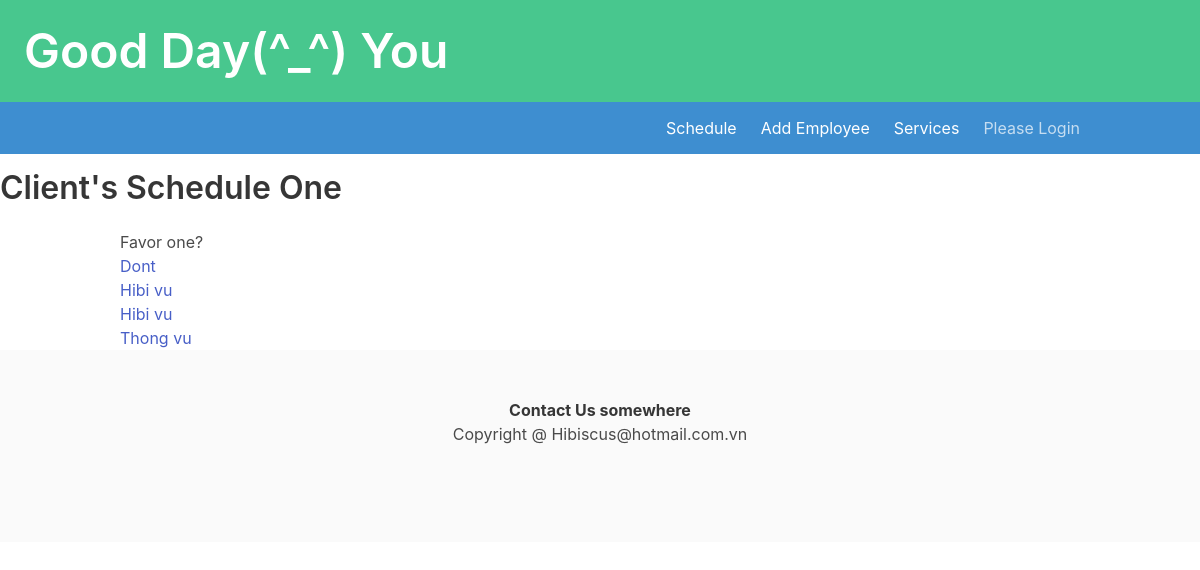
Page /dathen/first_step/ on the earlier database version.
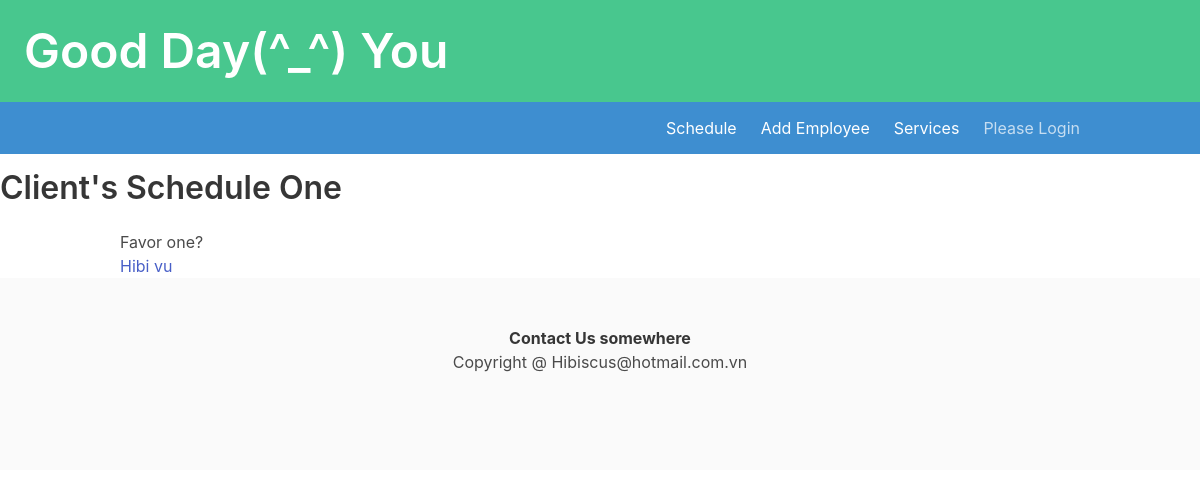
Same page on the later database version.
### ledger/models.py (models this page shows, shortened)
class Technician(models.Model):
    name = models.CharField(max_length=25)
    phone = PhoneNumberField()
    email = models.EmailField(max_length=40, null=True, blank=True)
    owner = models.ForeignKey(settings.AUTH_USER_MODEL, on_delete=models.DO_NOTHING)
    isWork = models.BooleanField(default=False)
    start_work_at = models.TimeField(null=True)
    end_work = models.TimeField(null=True)
    class Meta:
        unique_together = ('name','phone',)
        ordering = ['name']
    def get_absolute_url(self):
        return reverse("datHen:technician_detail", kwargs={"pk": self.pk})

### datHen/views.py (the view)
# urls.py: path('first_step/', FirstStep.as_view(), name='first_step' ),
class FirstStep(View):
    template = 'datHen/first_step.html'
    success_url = reverse_lazy('datHen:listHen')
    chuDe = "Dayearns Confirm schedule"
    tech = Technician.objects.all()
    def get(self,request):
        cont = {'tech': self.tech}
        return render(request, self.template, cont)

### datHen/templates/datHen/first_step.html (shortened to what this page needs)
{% extends 'base.html' %}
{% load crispy_forms_tags %}
{% block headding %}
    <h1 class='title'>Client's Schedule One</h1>
{% endblock headding %}
{% block content %}
    <h1>Favor one?</h1>
    {% for employee in tech %}
    <div>
        <a href="{{ employee.get_absolute_url }}"> {{ employee.name }} </a>
</div>
     {% endfor %}
{% endblock content %}
{% block footer %}
    <strong>Contact Us somewhere</strong>
{% endblock footer %}

Differences in the rows shown:
removed Technician: name "Dont"
removed Technician: name "Hibi vu"
removed Technician: name "Thong vu"
